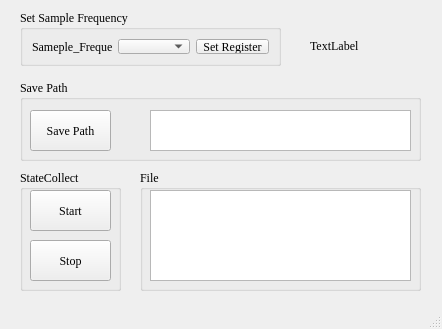
<?xml version="1.0" encoding="UTF-8"?>
<ui version="4.0">
 <class>MainWindow</class>
 <widget class="QMainWindow" name="MainWindow">
  <property name="geometry">
   <rect>
    <x>0</x>
    <y>0</y>
    <width>442</width>
    <height>329</height>
   </rect>
  </property>
  <property name="font">
   <font>
    <family>Times New Roman</family>
   </font>
  </property>
  <property name="windowTitle">
   <string>MainWindow</string>
  </property>
  <widget class="QWidget" name="centralwidget">
   <widget class="QPushButton" name="Start">
    <property name="geometry">
     <rect>
      <x>30</x>
      <y>190</y>
      <width>81</width>
      <height>41</height>
     </rect>
    </property>
    <property name="font">
     <font>
      <family>Times New Roman</family>
     </font>
    </property>
    <property name="text">
     <string>Start</string>
    </property>
   </widget>
   <widget class="QPushButton" name="Stop">
    <property name="geometry">
     <rect>
      <x>30</x>
      <y>240</y>
      <width>81</width>
      <height>41</height>
     </rect>
    </property>
    <property name="font">
     <font>
      <family>Times New Roman</family>
     </font>
    </property>
    <property name="text">
     <string>Stop</string>
    </property>
   </widget>
   <widget class="QGroupBox" name="StateCollect">
    <property name="geometry">
     <rect>
      <x>20</x>
      <y>170</y>
      <width>101</width>
      <height>121</height>
     </rect>
    </property>
    <property name="title">
     <string>StateCollect</string>
    </property>
   </widget>
   <widget class="QGroupBox" name="SavePath_2">
    <property name="geometry">
     <rect>
      <x>20</x>
      <y>80</y>
      <width>401</width>
      <height>81</height>
     </rect>
    </property>
    <property name="title">
     <string>Save Path</string>
    </property>
    <widget class="QTextBrowser" name="SaveFIlePath">
     <property name="geometry">
      <rect>
       <x>130</x>
       <y>30</y>
       <width>261</width>
       <height>41</height>
      </rect>
     </property>
    </widget>
    <widget class="QToolButton" name="SavePath">
     <property name="geometry">
      <rect>
       <x>10</x>
       <y>30</y>
       <width>81</width>
       <height>41</height>
      </rect>
     </property>
     <property name="font">
      <font>
       <family>Times New Roman</family>
      </font>
     </property>
     <property name="text">
      <string>Save Path</string>
     </property>
    </widget>
   </widget>
   <widget class="QGroupBox" name="File">
    <property name="geometry">
     <rect>
      <x>140</x>
      <y>170</y>
      <width>281</width>
      <height>121</height>
     </rect>
    </property>
    <property name="title">
     <string>File</string>
    </property>
    <widget class="QTextBrowser" name="State">
     <property name="geometry">
      <rect>
       <x>10</x>
       <y>20</y>
       <width>261</width>
       <height>91</height>
      </rect>
     </property>
    </widget>
   </widget>
   <widget class="QGroupBox" name="SetSampleFrequency">
    <property name="geometry">
     <rect>
      <x>20</x>
      <y>10</y>
      <width>261</width>
      <height>56</height>
     </rect>
    </property>
    <property name="title">
     <string>Set Sample Frequency</string>
    </property>
    <layout class="QHBoxLayout" name="horizontalLayout">
     <item>
      <widget class="QLabel" name="SamepleFrequency">
       <property name="font">
        <font>
         <family>Times New Roman</family>
        </font>
       </property>
       <property name="text">
        <string>Sameple_Frequency</string>
       </property>
      </widget>
     </item>
     <item>
      <widget class="QComboBox" name="Rate"/>
     </item>
     <item>
      <widget class="QToolButton" name="SetRegister">
       <property name="font">
        <font>
         <family>Times New Roman</family>
        </font>
       </property>
       <property name="text">
        <string>Set Register</string>
       </property>
      </widget>
     </item>
    </layout>
   </widget>
   <widget class="QLabel" name="label">
    <property name="geometry">
     <rect>
      <x>310</x>
      <y>10</y>
      <width>81</width>
      <height>71</height>
     </rect>
    </property>
    <property name="text">
     <string>TextLabel</string>
    </property>
   </widget>
   <zorder>StateCollect</zorder>
   <zorder>SetSampleFrequency</zorder>
   <zorder>File</zorder>
   <zorder>SavePath_2</zorder>
   <zorder>Start</zorder>
   <zorder>Stop</zorder>
   <zorder>label</zorder>
  </widget>
  <widget class="QMenuBar" name="menubar">
   <property name="geometry">
    <rect>
     <x>0</x>
     <y>0</y>
     <width>442</width>
     <height>21</height>
    </rect>
   </property>
  </widget>
  <widget class="QStatusBar" name="statusbar"/>
 </widget>
 <resources/>
 <connections/>
</ui>
